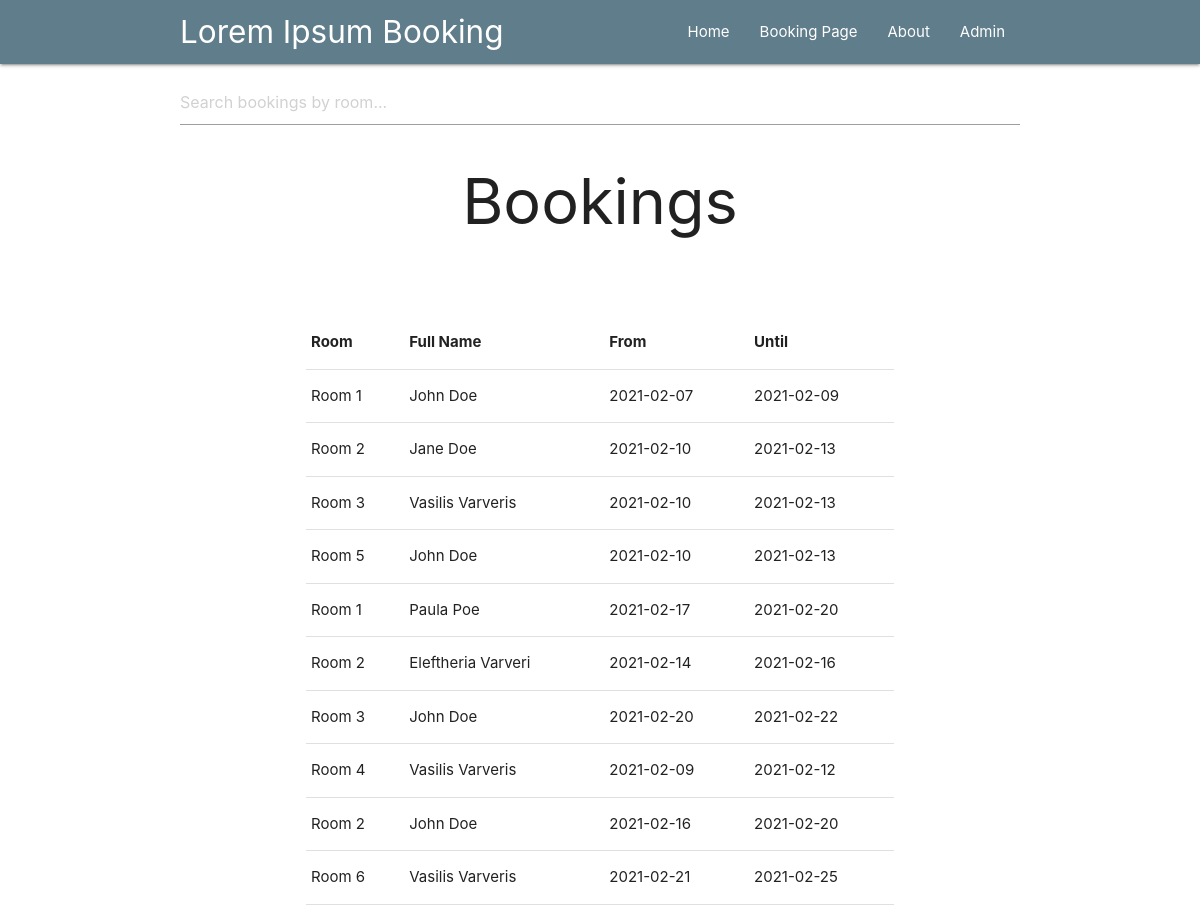
The page / on the database its author committed.
### tables this page shows
CREATE TABLE `bookings` (
  `book_id` int(11) NOT NULL,
  `room_id` int(11) NOT NULL,
  `full_name` varchar(255) NOT NULL,
  `from_date` date NOT NULL,
  `until_date` varchar(255) NOT NULL
);

CREATE TABLE `rooms` (
  `room_id` int(11) NOT NULL,
  `room_name` varchar(255) NOT NULL
);

### index.php (the view, shortened to what this page needs)
<?php include("includes/header.php");?>
<?php include("includes/navbar.php");?>
<div class="container">
  <form class="form">
    <div class="input-field">
      <input id="search" type="search" required placeholder="Search bookings by room..." onkeyup="myFunction()">
      <i class="material-icons">cancel</i>
    </div>
  </form>
<div>
<div class="container">
  <h1 class="center-align">Bookings</h1>
  <table class="table" id="myTable">
    <thead>
      <tr>
          <th>Room</th>
          <th>Full Name</th>
          <th>From</th>
          <th>Until</th>
      </tr>
    </thead>
    <tbody>
    <?php
      $query = "SELECT bookings.book_id, rooms.room_name, bookings.full_name, bookings.from_date, bookings.until_date FROM bookings INNER JOIN rooms ON bookings.room_id = rooms.room_id";
      $result = mysqli_query($connection, $query);
      while($row = mysqli_fetch_array($result)):
        $room_name = $row['room_name'];
        $full_name = $row['full_name'];
        $from_date = $row['from_date'];
        $until_date = $row['until_date'];
    ?>
      <tr>
        <td><?= $room_name; ?></td>
        <td><?= $full_name; ?></td>
        <td><?= $from_date; ?></td>
        <td><?= $until_date; ?></td>
      </tr>
      <?php endwhile; ?>
    </tbody>
  </table>
</div>
</body>
</html>

### includes/header.php (shortened to what this page needs)
<!DOCTYPE html>
<html lang="en">
<head>
    <link rel="stylesheet" href="https://cdnjs.cloudflare.com/ajax/libs/materialize/1.0.0/css/materialize.min.css">
    <link rel="stylesheet" href="css/style.css" type="text/css">
</head>
<body>

### includes/navbar.php (shortened to what this page needs)
<nav>
    <div class="nav-wrapper blue-grey">
      <div class="container">
      <a href="index.php" class="brand-logo">Lorem Ipsum Booking</a>
      <ul id="nav-mobile" class="right hide-on-med-and-down">
        <li><a href="index.php">Home</a></li>
        <li><a href="book.php">Booking Page</a></li>
        <li><a href="about.php">About</a></li>
        <?php
          if(isset($_SESSION['username'])){
            echo '<li><a href="admin.php">Admin</a></li>';
          }else {
            echo '<li><a href="login.php">Admin</a></li>';
          }
        ?>
      </ul>
    </div>
  </div>
</nav>

### css/style.css (style rules this page uses)
body { overflow: hidden; }
.material-icons { display: inline-flex; vertical-align: middle; }
.table { margin-top: 80px; }

### rows shown on the page
bookings: room.room_name "Room 1", full_name "John Doe", from_date "2021-02-07", until_date "2021-02-09"
bookings: room.room_name "Room 2", full_name "Jane Doe", from_date "2021-02-10", until_date "2021-02-13"
bookings: room.room_name "Room 3", full_name "Vasilis Varveris", from_date "2021-02-10", until_date "2021-02-13"
bookings: room.room_name "Room 5", full_name "John Doe", from_date "2021-02-10", until_date "2021-02-13"
bookings: room.room_name "Room 1", full_name "Paula Poe", from_date "2021-02-17", until_date "2021-02-20"
bookings: room.room_name "Room 2", full_name "Eleftheria Varveri", from_date "2021-02-14", until_date "2021-02-16"
bookings: room.room_name "Room 3", full_name "John Doe", from_date "2021-02-20", until_date "2021-02-22"
bookings: room.room_name "Room 4", full_name "Vasilis Varveris", from_date "2021-02-09", until_date "2021-02-12"
bookings: room.room_name "Room 2", full_name "John Doe", from_date "2021-02-16", until_date "2021-02-20"
bookings: room.room_name "Room 6", full_name "Vasilis Varveris", from_date "2021-02-21", until_date "2021-02-25"
